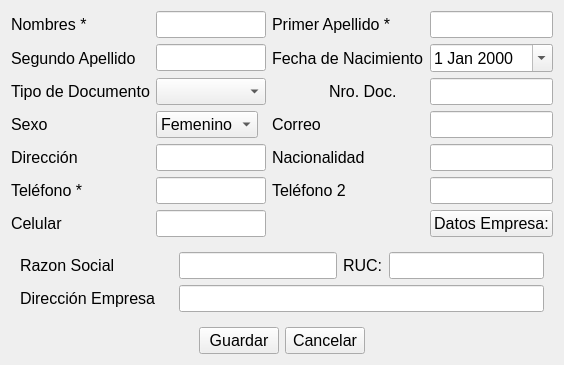
<?xml version="1.0" encoding="UTF-8"?>
<ui version="4.0">
 <class>ui_cliente_datos</class>
 <widget class="QWidget" name="ui_cliente_datos">
  <property name="geometry">
   <rect>
    <x>0</x>
    <y>0</y>
    <width>564</width>
    <height>314</height>
   </rect>
  </property>
  <property name="sizePolicy">
   <sizepolicy hsizetype="Preferred" vsizetype="Preferred">
    <horstretch>0</horstretch>
    <verstretch>0</verstretch>
   </sizepolicy>
  </property>
  <property name="font">
   <font>
    <pointsize>12</pointsize>
   </font>
  </property>
  <property name="windowTitle">
   <string>Cliente</string>
  </property>
  <layout class="QGridLayout" name="gridLayout_3">
   <item row="0" column="0">
    <layout class="QGridLayout" name="gridLayout_2">
     <item row="0" column="0">
      <widget class="QLabel" name="label_25">
       <property name="text">
        <string>Nombres *</string>
       </property>
      </widget>
     </item>
     <item row="0" column="1">
      <widget class="QLineEdit" name="lineEdit_nombres">
       <property name="focusPolicy">
        <enum>Qt::StrongFocus</enum>
       </property>
       <property name="contextMenuPolicy">
        <enum>Qt::DefaultContextMenu</enum>
       </property>
      </widget>
     </item>
     <item row="0" column="2">
      <widget class="QLabel" name="label_21">
       <property name="text">
        <string>Primer Apellido *</string>
       </property>
      </widget>
     </item>
     <item row="0" column="3">
      <widget class="QLineEdit" name="lineEdit_primerApellido"/>
     </item>
     <item row="1" column="0">
      <widget class="QLabel" name="label_29">
       <property name="text">
        <string>Segundo Apellido</string>
       </property>
      </widget>
     </item>
     <item row="1" column="1">
      <widget class="QLineEdit" name="lineEdit_segundoApellido"/>
     </item>
     <item row="1" column="2">
      <widget class="QLabel" name="label_28">
       <property name="text">
        <string>Fecha de Nacimiento</string>
       </property>
      </widget>
     </item>
     <item row="1" column="3">
      <widget class="QDateEdit" name="dateEdit">
       <property name="sizePolicy">
        <sizepolicy hsizetype="Expanding" vsizetype="Fixed">
         <horstretch>0</horstretch>
         <verstretch>0</verstretch>
        </sizepolicy>
       </property>
       <property name="calendarPopup">
        <bool>true</bool>
       </property>
      </widget>
     </item>
     <item row="2" column="0">
      <widget class="QLabel" name="label_24">
       <property name="text">
        <string>Tipo de Documento</string>
       </property>
      </widget>
     </item>
     <item row="2" column="1">
      <widget class="MyComboBox" name="comboBox_tipoDoc"/>
     </item>
     <item row="2" column="2">
      <layout class="QHBoxLayout" name="horizontalLayout">
       <item>
        <widget class="QPushButton" name="pushButton_xDocumento">
         <property name="sizePolicy">
          <sizepolicy hsizetype="Fixed" vsizetype="Fixed">
           <horstretch>0</horstretch>
           <verstretch>0</verstretch>
          </sizepolicy>
         </property>
         <property name="text">
          <string/>
         </property>
         <property name="icon">
          <iconset resource="../Icons/Icons.qrc">
           <normaloff>:/Icons/1349716373_monotone_close_exit_delete_small.png</normaloff>:/Icons/1349716373_monotone_close_exit_delete_small.png</iconset>
         </property>
         <property name="flat">
          <bool>true</bool>
         </property>
        </widget>
       </item>
       <item>
        <widget class="QLabel" name="label_16">
         <property name="text">
          <string>Nro. Doc.</string>
         </property>
        </widget>
       </item>
      </layout>
     </item>
     <item row="2" column="3">
      <widget class="QLineEdit" name="lineEdit_nroDoc"/>
     </item>
     <item row="3" column="0">
      <widget class="QLabel" name="label_17">
       <property name="text">
        <string>Sexo</string>
       </property>
      </widget>
     </item>
     <item row="3" column="1">
      <widget class="QComboBox" name="comboBox_sexo">
       <property name="sizePolicy">
        <sizepolicy hsizetype="Fixed" vsizetype="Fixed">
         <horstretch>0</horstretch>
         <verstretch>0</verstretch>
        </sizepolicy>
       </property>
       <item>
        <property name="text">
         <string>Femenino</string>
        </property>
       </item>
       <item>
        <property name="text">
         <string>Masculino</string>
        </property>
       </item>
      </widget>
     </item>
     <item row="3" column="2">
      <widget class="QLabel" name="label_2">
       <property name="text">
        <string>Correo</string>
       </property>
      </widget>
     </item>
     <item row="3" column="3">
      <widget class="QLineEdit" name="lineEdit_correo"/>
     </item>
     <item row="4" column="0">
      <widget class="QLabel" name="label_19">
       <property name="text">
        <string>Dirección</string>
       </property>
      </widget>
     </item>
     <item row="4" column="1">
      <widget class="QLineEdit" name="lineEdit_direccion"/>
     </item>
     <item row="4" column="2">
      <widget class="QLabel" name="label_4">
       <property name="text">
        <string>Nacionalidad</string>
       </property>
      </widget>
     </item>
     <item row="4" column="3">
      <widget class="QLineEdit" name="lineEdit_nacionalidad"/>
     </item>
     <item row="5" column="0">
      <widget class="QLabel" name="label_22">
       <property name="text">
        <string>Teléfono *</string>
       </property>
      </widget>
     </item>
     <item row="5" column="1">
      <widget class="QLineEdit" name="lineEdit_telefono"/>
     </item>
     <item row="5" column="2">
      <widget class="QLabel" name="label_3">
       <property name="text">
        <string>Teléfono 2</string>
       </property>
      </widget>
     </item>
     <item row="5" column="3">
      <widget class="QLineEdit" name="lineEdit_telefono2"/>
     </item>
     <item row="6" column="0">
      <widget class="QLabel" name="label">
       <property name="text">
        <string>Celular</string>
       </property>
      </widget>
     </item>
     <item row="6" column="1">
      <widget class="QLineEdit" name="celular"/>
     </item>
     <item row="7" column="0" colspan="4">
      <widget class="QFrame" name="gridFrame">
       <layout class="QGridLayout" name="gridLayout_5">
        <item row="0" column="0">
         <layout class="QGridLayout" name="gridLayout_4">
          <item row="1" column="0">
           <widget class="QLabel" name="label_8">
            <property name="text">
             <string>Dirección Empresa</string>
            </property>
           </widget>
          </item>
          <item row="1" column="1" colspan="3">
           <widget class="QLineEdit" name="lineEdit_direccionEmpresa">
            <property name="maximumSize">
             <size>
              <width>99999</width>
              <height>16777215</height>
             </size>
            </property>
           </widget>
          </item>
          <item row="0" column="0">
           <widget class="QLabel" name="label_7">
            <property name="minimumSize">
             <size>
              <width>153</width>
              <height>0</height>
             </size>
            </property>
            <property name="text">
             <string>Razon Social</string>
            </property>
           </widget>
          </item>
          <item row="0" column="1">
           <widget class="QLineEdit" name="lineEdit_razonSocial"/>
          </item>
          <item row="0" column="2">
           <widget class="QLabel" name="label_6">
            <property name="text">
             <string>RUC:</string>
            </property>
           </widget>
          </item>
          <item row="0" column="3">
           <widget class="QLineEdit" name="lineEdit_ruc">
            <property name="maximumSize">
             <size>
              <width>155</width>
              <height>16777215</height>
             </size>
            </property>
           </widget>
          </item>
         </layout>
        </item>
       </layout>
      </widget>
     </item>
     <item row="8" column="0" colspan="4">
      <layout class="QGridLayout" name="gridLayout">
       <item row="0" column="0">
        <spacer name="horizontalSpacer">
         <property name="orientation">
          <enum>Qt::Horizontal</enum>
         </property>
         <property name="sizeHint" stdset="0">
          <size>
           <width>40</width>
           <height>20</height>
          </size>
         </property>
        </spacer>
       </item>
       <item row="0" column="1">
        <widget class="QPushButton" name="pushButton_Aceptar">
         <property name="text">
          <string>Guardar</string>
         </property>
         <property name="shortcut">
          <string>Ctrl+G</string>
         </property>
        </widget>
       </item>
       <item row="0" column="2">
        <widget class="QPushButton" name="pushButton_Cancelar">
         <property name="text">
          <string>Cancelar</string>
         </property>
         <property name="shortcut">
          <string>Esc</string>
         </property>
        </widget>
       </item>
       <item row="0" column="3">
        <spacer name="horizontalSpacer_2">
         <property name="orientation">
          <enum>Qt::Horizontal</enum>
         </property>
         <property name="sizeHint" stdset="0">
          <size>
           <width>40</width>
           <height>20</height>
          </size>
         </property>
        </spacer>
       </item>
       <item row="1" column="0" colspan="4">
        <spacer name="verticalSpacer">
         <property name="orientation">
          <enum>Qt::Vertical</enum>
         </property>
         <property name="sizeHint" stdset="0">
          <size>
           <width>20</width>
           <height>40</height>
          </size>
         </property>
        </spacer>
       </item>
      </layout>
     </item>
     <item row="6" column="3">
      <widget class="QPushButton" name="pushButton">
       <property name="text">
        <string>Datos Empresa:</string>
       </property>
       <property name="shortcut">
        <string>Ctrl++</string>
       </property>
       <property name="checkable">
        <bool>false</bool>
       </property>
       <property name="flat">
        <bool>false</bool>
       </property>
      </widget>
     </item>
    </layout>
   </item>
  </layout>
 </widget>
 <customwidgets>
  <customwidget>
   <class>MyComboBox</class>
   <extends>QComboBox</extends>
   <header location="global">mycombobox.h</header>
   <slots>
    <slot>Eliminar_Item()</slot>
   </slots>
  </customwidget>
 </customwidgets>
 <tabstops>
  <tabstop>lineEdit_nombres</tabstop>
  <tabstop>lineEdit_primerApellido</tabstop>
  <tabstop>lineEdit_segundoApellido</tabstop>
  <tabstop>dateEdit</tabstop>
  <tabstop>comboBox_tipoDoc</tabstop>
  <tabstop>pushButton_xDocumento</tabstop>
  <tabstop>lineEdit_nroDoc</tabstop>
  <tabstop>comboBox_sexo</tabstop>
  <tabstop>lineEdit_correo</tabstop>
  <tabstop>lineEdit_direccion</tabstop>
  <tabstop>lineEdit_nacionalidad</tabstop>
  <tabstop>lineEdit_telefono</tabstop>
  <tabstop>lineEdit_telefono2</tabstop>
  <tabstop>celular</tabstop>
  <tabstop>pushButton</tabstop>
  <tabstop>lineEdit_razonSocial</tabstop>
  <tabstop>lineEdit_ruc</tabstop>
  <tabstop>lineEdit_direccionEmpresa</tabstop>
  <tabstop>pushButton_Aceptar</tabstop>
  <tabstop>pushButton_Cancelar</tabstop>
 </tabstops>
 <resources>
  <include location="../Icons/Icons.qrc"/>
 </resources>
 <connections/>
</ui>
